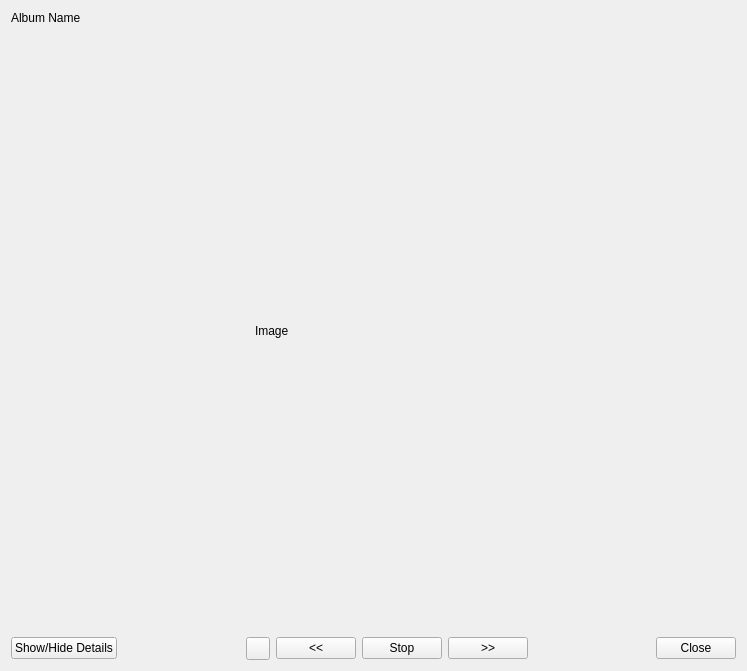
<?xml version="1.0" encoding="UTF-8"?>
<ui version="4.0">
 <class>PhotoSlideShow</class>
 <widget class="QWidget" name="PhotoSlideShow">
  <property name="geometry">
   <rect>
    <x>0</x>
    <y>0</y>
    <width>747</width>
    <height>671</height>
   </rect>
  </property>
  <property name="autoFillBackground">
   <bool>false</bool>
  </property>
  <layout class="QVBoxLayout" name="verticalLayout">
   <item>
    <layout class="QGridLayout" name="gridLayout">
     <item row="0" column="0" colspan="3">
      <widget class="QLabel" name="albumLabel">
       <property name="sizePolicy">
        <sizepolicy hsizetype="Preferred" vsizetype="Preferred">
         <horstretch>0</horstretch>
         <verstretch>0</verstretch>
        </sizepolicy>
       </property>
       <property name="text">
        <string>Album Name</string>
       </property>
      </widget>
     </item>
     <item row="1" column="0">
      <spacer name="horizontalSpacer_3">
       <property name="orientation">
        <enum>Qt::Horizontal</enum>
       </property>
       <property name="sizeHint" stdset="0">
        <size>
         <width>40</width>
         <height>20</height>
        </size>
       </property>
      </spacer>
     </item>
     <item row="1" column="1">
      <widget class="QLabel" name="imgLabel">
       <property name="sizePolicy">
        <sizepolicy hsizetype="Expanding" vsizetype="Expanding">
         <horstretch>0</horstretch>
         <verstretch>0</verstretch>
        </sizepolicy>
       </property>
       <property name="text">
        <string>Image</string>
       </property>
      </widget>
     </item>
     <item row="1" column="2">
      <spacer name="horizontalSpacer_4">
       <property name="orientation">
        <enum>Qt::Horizontal</enum>
       </property>
       <property name="sizeHint" stdset="0">
        <size>
         <width>40</width>
         <height>20</height>
        </size>
       </property>
      </spacer>
     </item>
    </layout>
   </item>
   <item>
    <layout class="QHBoxLayout" name="horizontalLayout">
     <item>
      <widget class="QPushButton" name="pushButton_ShowDetails">
       <property name="text">
        <string>Show/Hide Details</string>
       </property>
      </widget>
     </item>
     <item>
      <spacer name="horizontalSpacer">
       <property name="orientation">
        <enum>Qt::Horizontal</enum>
       </property>
       <property name="sizeHint" stdset="0">
        <size>
         <width>68</width>
         <height>17</height>
        </size>
       </property>
      </spacer>
     </item>
     <item>
      <widget class="QToolButton" name="fullscreenButton">
       <property name="text">
        <string/>
       </property>
       <property name="icon">
        <iconset resource="../images.qrc">
         <normaloff>:/images/window_fullscreen.png</normaloff>:/images/window_fullscreen.png</iconset>
       </property>
       <property name="autoRaise">
        <bool>false</bool>
       </property>
      </widget>
     </item>
     <item>
      <widget class="QPushButton" name="pushButton_ShiftLeft">
       <property name="text">
        <string>&lt;&lt;</string>
       </property>
      </widget>
     </item>
     <item>
      <widget class="QPushButton" name="pushButton_StartStop">
       <property name="toolTip">
        <string/>
       </property>
       <property name="text">
        <string>Stop</string>
       </property>
      </widget>
     </item>
     <item>
      <widget class="QPushButton" name="pushButton_ShiftRight">
       <property name="text">
        <string>&gt;&gt;</string>
       </property>
      </widget>
     </item>
     <item>
      <spacer name="horizontalSpacer_2">
       <property name="orientation">
        <enum>Qt::Horizontal</enum>
       </property>
       <property name="sizeHint" stdset="0">
        <size>
         <width>68</width>
         <height>17</height>
        </size>
       </property>
      </spacer>
     </item>
     <item>
      <widget class="QPushButton" name="pushButton_Close">
       <property name="text">
        <string>Close</string>
       </property>
      </widget>
     </item>
    </layout>
   </item>
  </layout>
 </widget>
 <resources>
  <include location="Photo_images.qrc"/>
  <include location="../images.qrc"/>
 </resources>
 <connections/>
</ui>
